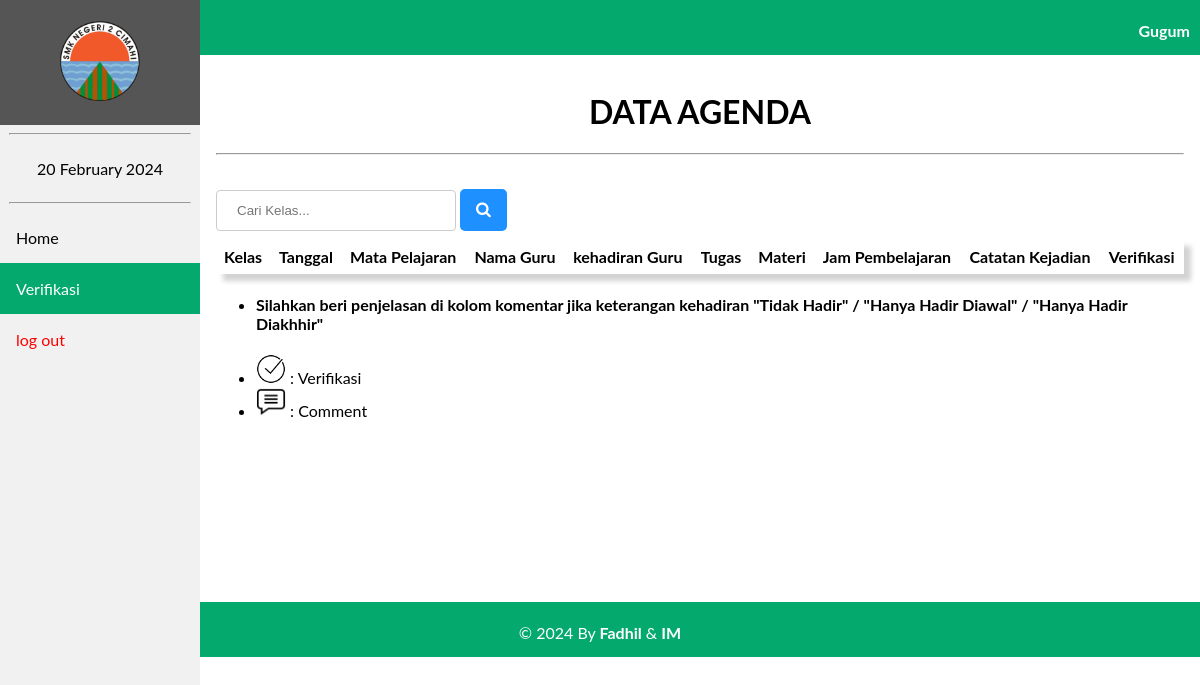
Before: /agenda/verifikasi.php?id=198111032008011005 (signed in) with the older database file.
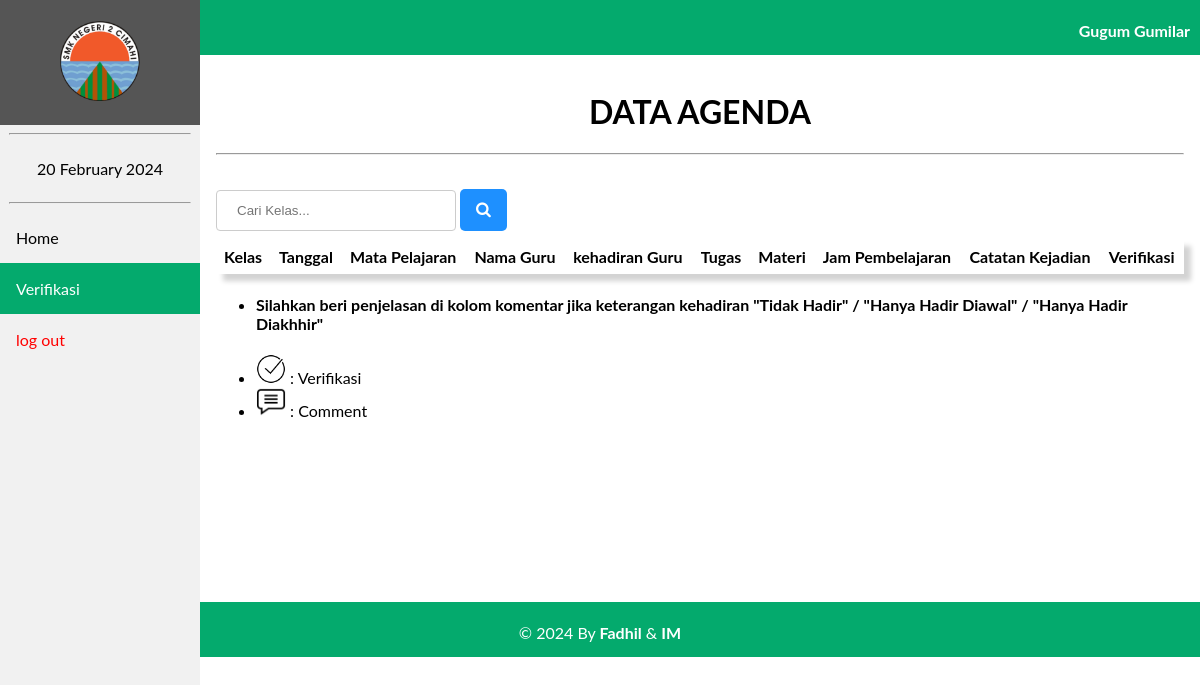
After: the same page with the newer database file.
### tables this page shows
CREATE TABLE `tb_guru` (
  `nip` varchar(18) NOT NULL,
  `id_mapel` varchar(6) NOT NULL,
  `nama_guru` varchar(100) NOT NULL
);

### agenda/verifikasi.php (the view, shortened to what this page needs)
<?php
    include 'koneksi.php';
    $nip = $_GET['id'];
    $sql1 = "SELECT * FROM tb_guru WHERE nip='$nip'";
    $k = mysqli_query($Conn,$sql1);
?>
<!DOCTYPE html>
<html>
<head>
    <link rel="stylesheet" href="navbar.css">
    <link rel="stylesheet" href="https://cdnjs.cloudflare.com/ajax/libs/font-awesome/4.7.0/css/font-awesome.min.css">
<body>
    <header>
        <div class="sidebar">
            <a href="beranda.php?id=<?= $nip ?>"><center><img src="image/2cmi.PNG" style="width: 80px; padding: 5px;"></center></a>
            <hr  style="width: 90%;">
            <center><a href="#"><?= date("d F Y"); ?></a></center>
            <hr  style="width: 90%;">
            <a href="beranda2.php?id=<?= $nip ?>">Home</a>
            <a class="active" href="verifikasi.php?id=<?= $nip ?>">Verifikasi</a>
            <a style="color: red;"href="logout.php"> log out</button></a>
        </div>
    </header>
    <div class="head">
        <?php
              foreach($k as $nama){ ?>
              <p style="margin-right: 10px;"><b><?= $nama['nama_guru'] ?></b></p>
            <?php
              }
          ?>
    </div>
    <div class="content">
    <center>
<h1>DATA AGENDA</h1><hr> </center>
<br>
<form action="search_verifikasi.php" method="POST">
    <input type="text" name="search" placeholder="Cari Kelas...">
    <button class="btn1" name="submit"><i class="fa fa-search"></i></button>
</form>
<center>
<table style="box-shadow: 7px 7px 5px lightgrey;">
        <tr>
            <th>Kelas</th>
            <th>Tanggal </th>
            <th>Mata Pelajaran</th>
            <th>Nama Guru</th>
            <th>kehadiran Guru</th>
            <th>Tugas </th>
            <th>Materi</th>
            <th>Jam Pembelajaran </th>
            <th>Catatan Kejadian </th>
            <th colspan="2">Verifikasi</th>
        </tr>
</table>
    </center>
<ul>
    <li>
        <h4>Silahkan beri penjelasan di kolom komentar jika keterangan kehadiran "Tidak Hadir" / "Hanya Hadir Diawal" / "Hanya Hadir Diakhhir"</h4>
    </li>
    <li>
        <img src="image/ceklis.PNG" width="30px"> :
        Verifikasi
    </li>
    <li>
        <img src="image/comment.PNG" width="30px"> :
        Comment
    </li>
</ul>
</div>
<div class="footer">
        <p>&copy; 2024 By <b>Fadhil</b> & <b>IM</b></p>
    </div>

Changed rows visible on the page:
changed tb_guru: nama_guru "Gugum" → "Gugum Gumilar"
